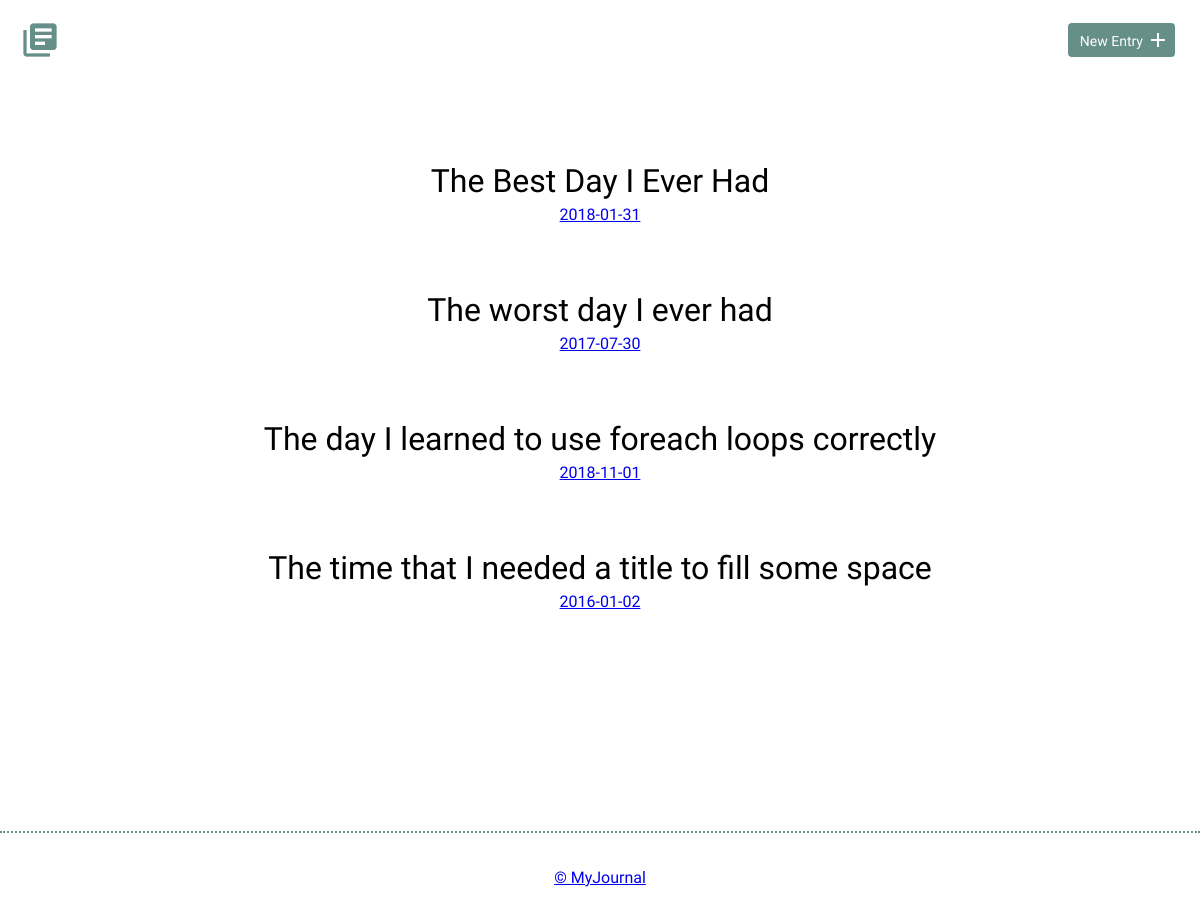
Before: / with the older database file.
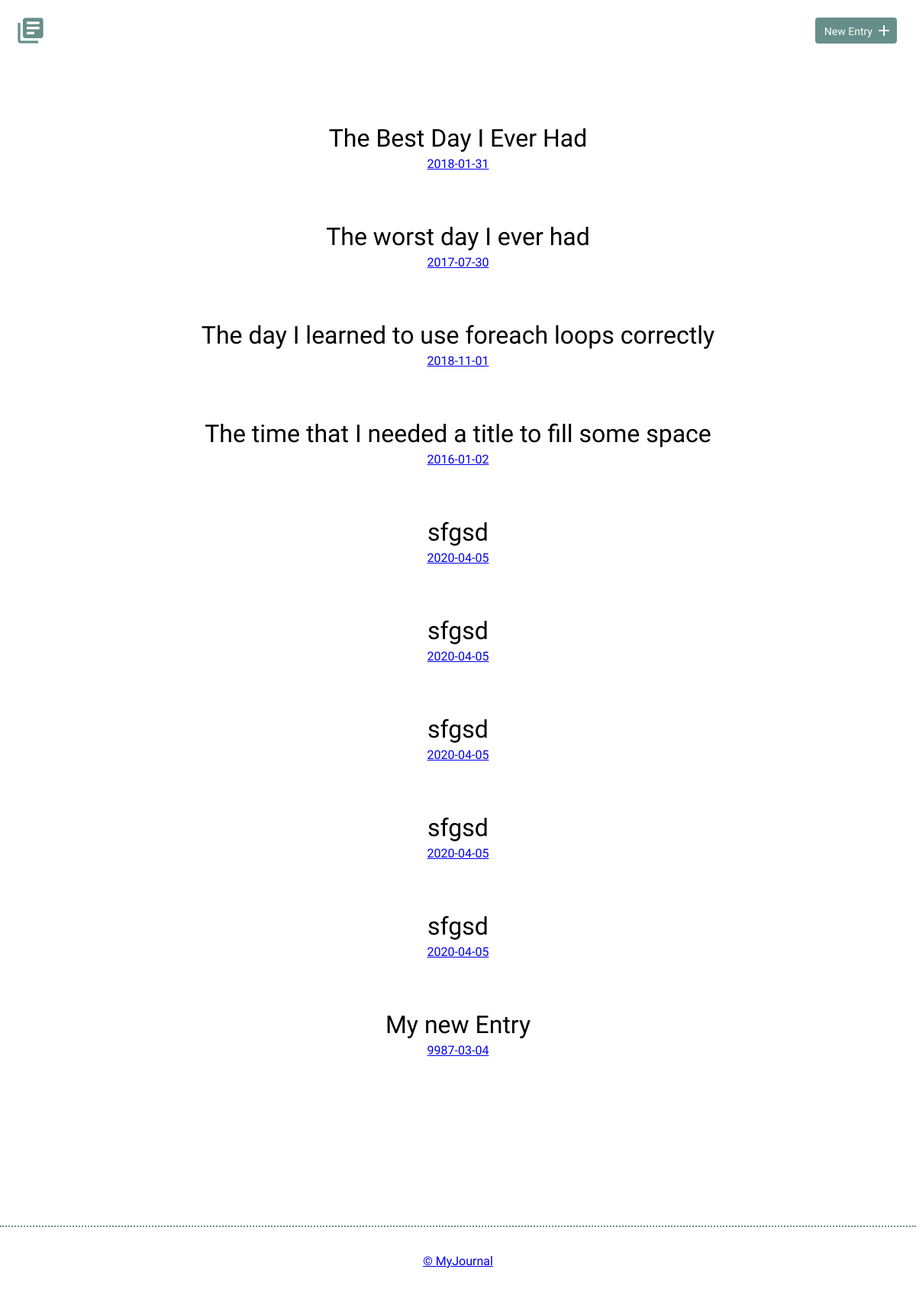
After: the same page with the newer database file.
### tables this page shows
CREATE TABLE "entries" (
	`id`	INTEGER,
	`title`	TEXT,
	`date`	TEXT,
	`time_spent`	INTEGER,
	`learned`	BLOB,
	`resources`	BLOB,
	PRIMARY KEY(`id`)
);

### model/functions.php (called while the page is built, shortened)
<?php
function isNewEntry()
{
    return FALSE;
}
function isEditEntry()
{
    return FALSE;
}
function isEntryDetail()
{
    return FALSE;
}

### model/Class_SqliteCommunicator.php (called while the page is built, shortened)
<?php
class Class_SqliteCommunicator
{
    private $pdo;
    private $dsn = NULL;
    private $dbUser = NULL;
    private $dbPass = NULL;
    public function setPdo(){
            try {
                if ($this->pdo === NULL) {
                    if ($this->dbUser === NULL && $this->dbPass === NULL) {
                        $this->pdo = new PDO("sqlite:".$this->dsn);
                        $this->pdo->setAttribute(PDO::ATTR_ERRMODE,PDO::ERRMODE_EXCEPTION);
                        $this->pdo->exec( 'PRAGMA foreign_keys = ON;' );
                    }
                    else{
                        $this->pdo = new PDO($this->dsn, $this->dbUser, $this->dbPass);
                        $this->pdo->setAttribute(PDO::ATTR_ERRMODE,PDO::ERRMODE_EXCEPTION);
                        $this->pdo->exec( 'PRAGMA foreign_keys = ON;' );
                    }
                }
            }
            catch (PDOException $e){
                echo "Unable to connect, please contact the administrator.";
                exit;
            }
    }
    public function getPdo(){
        return $this->pdo;
    }
    public function setDsn($dsn)
    {
        $this->dsn = $dsn;
    }
    public function __construct($dbUser = NULL, $dbPass = NULL)
    {
        $this->dbUser = $dbUser;
        $this->dbPass = $dbPass;
    }
    public function prepareAndExecuteStatement( $sql, $args){
        try {
            if ($this->getPdo() !== NULL):
                $prepared = $this->getPdo()->prepare($sql);
            else:
                $this->pdo = $this->getPdo();
                $prepared = $this->getPdo()->prepare($sql);
            endif;
        }
        catch (Exception $e){
            echo $e->getMessage();
        }
        return [$prepared->execute($args), $prepared];
    }
}

### index.php (the view)
<?php
    include('header.php');
$pdoSObj = $sqlCom->prepareAndExecuteStatement('SELECT * FROM entries', []);
foreach( $pdoSObj[1]->fetchAll(PDO::FETCH_ASSOC) as $row ){ ?>
    <article>
        <h2><a href="detail.php?entryID=<?php echo $row['id'] ?>"><?php echo $row['title'] ?></h2>
        <time datetime="<?php echo $row['date'] ?>"><?php echo $row['date'] ?></time>
    </article>
<?php  }
?>
            </div>
        </div>
    </section>
<?php
    include('footer.php');
?>

### header.php (shortened to what this page needs)
<?php
include('model/Class_SqliteCommunicator.php');
include('model/functions.php');
$sqlCom = new Class_SqliteCommunicator();
?>
<!DOCTYPE html>
<html>
<head>
    <link rel="stylesheet" href="css/normalize.css">
    <link rel="stylesheet" href="css/site.css">
</head>
<body>
<header>
    <div class="container">
        <div class="site-header">
            <a class="logo" href="index.php"><i class="material-icons">library_books</i></a>
            <a class="button icon-right" href="new.php"><span>New Entry</span> <i class="material-icons">add</i></a>
        </div>
    </div>
</header>
<?php
if( isNewEntry() ):
?>
    <section>
        <div class="container">
            <div class="new-entry">
                <h2>New Entry</h2>
                <form action="new.php" method="post">
<?php else:  ?>
    <section>
        <div class="container">
            <div class="entry-list">
<?php endif;

### footer.php (shortened to what this page needs)
<footer>
    <div>
        &copy; MyJournal
    </div>
</footer>
</body>
</html>

### css/site.css (style rules this page uses)
body { font-size: 16px; color: #404a49; font-family: 'Cousine', serif; font-weight: 400; }
.container { margin: 0 auto; padding: 0 25px; }
header .site-header { margin: 0 auto; height: 95px; }
header .logo i { color: #678f89; margin: 20px 0 0 -5px; float: left; font-size: 40px; }
header .button { float: right; margin: 33px 0 0 0; }
footer { text-align: center; padding: 35px 0; border-top: 2px dotted #678f89; }
.button { padding: 8px 10px 6px 10px; background: #678f89; border: 2px solid #678f89; border-radius: 4px; text-decoration: none; color: #FFF; position: relative; text-align: center; font-size: 14px; }
.button.icon-right { padding-right: 30px; top: -10px; }
.button.icon-right i { position: absolute; top: 3px; right: 3px; }
h1, h2, h3 { margin: 0; font-weight: 400; line-height: 1em; color: #000; }
h2 { font-size: 32px; }
h2 a { text-decoration: none; color: #000; }
.entry-list, .edit-entry, .new-entry { max-width: 800px; margin: 0 auto; padding: 70px 0 150px 0; }
.entry-list article { margin-bottom: 70px; text-align: center; }
.entry-list article h2 { margin-bottom: 8px; }

Changed rows visible on the page:
added entries: title "sfgsd", date "2020-04-05"
added entries: title "sfgsd", date "2020-04-05"
added entries: title "sfgsd", date "2020-04-05"
added entries: title "sfgsd", date "2020-04-05"
added entries: title "sfgsd", date "2020-04-05"
added entries: title "My new Entry", date "9987-03-04"
